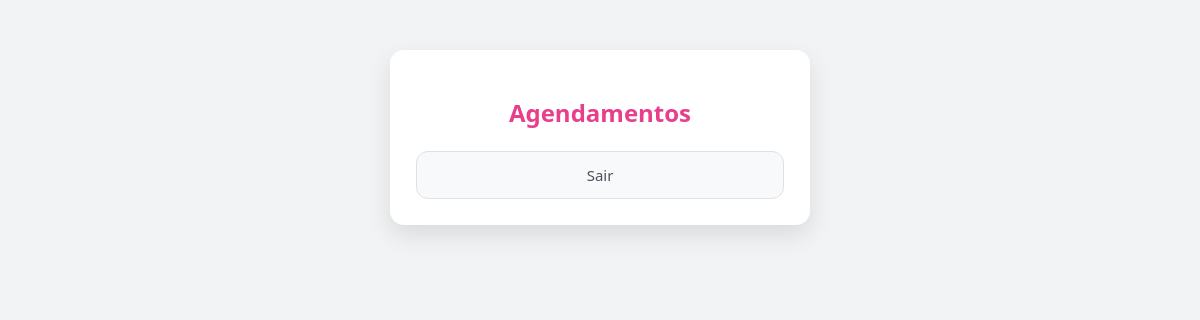
Page /lista (signed in) on the earlier database version.
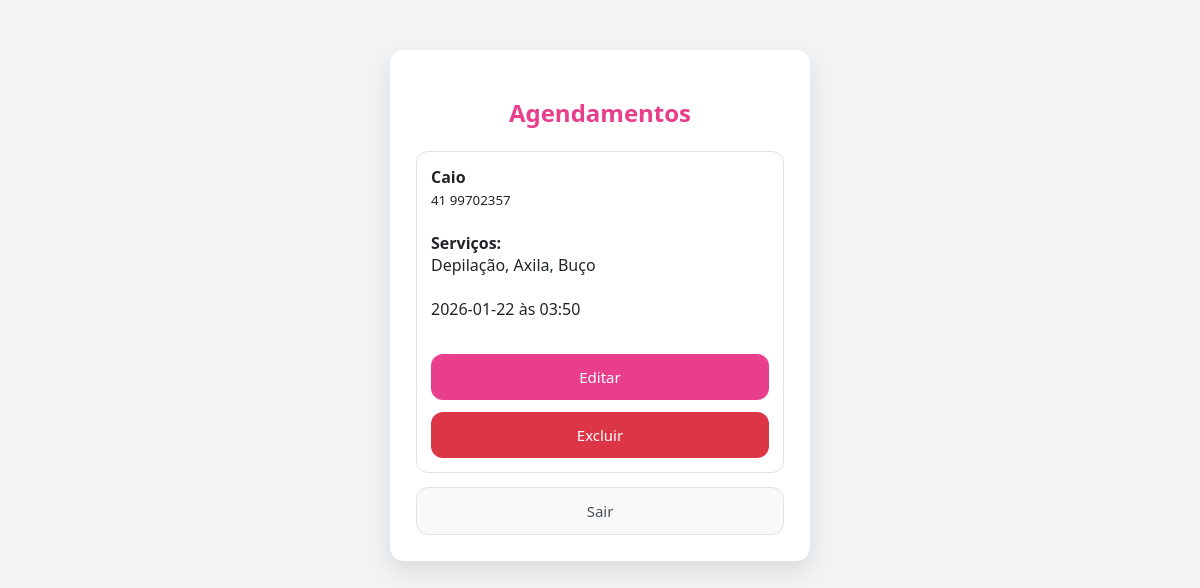
Same page on the later database version.
### tables this page shows
CREATE TABLE agendamentos (
    id INTEGER PRIMARY KEY AUTOINCREMENT,
    nome TEXT NOT NULL,
    telefone TEXT NOT NULL,
    servico TEXT NOT NULL,
    data TEXT NOT NULL,
    horario TEXT NOT NULL
);

### salao.py (the view)
@app.route("/lista")
def lista():
    if not session.get("logado"):
        return redirect("/login")
    conn = conectar()
    cur = conn.cursor()
    cur.execute("SELECT * FROM agendamentos ORDER BY data, horario")
    dados = cur.fetchall()
    conn.close()
    return render_template("lista.html", agendamentos=dados)

### salao.py (called while the page is built)
def conectar():
    return sqlite3.connect(DB)

### templates/lista.html (shortened to what this page needs)
<!DOCTYPE html>
<html>
<head>
    <link rel="stylesheet" href="/static/style.css">
</head>
<body>
<div class="container">
<h2>Agendamentos</h2>
{% for a in agendamentos %}
<div class="item">
    <b>{{ a[1] }}</b><br>
    <small>{{ a[2] }}</small><br><br>
    <b>Serviços:</b><br>
    {{ a[3] }}<br><br>
    {{ a[4] }} às {{ a[5] }}<br><br>
    <a class="btn" href="/editar/{{ a[0] }}">Editar</a>
    <a class="btn danger" href="/excluir/{{ a[0] }}"
       onclick="return confirm('Excluir horário?')">Excluir</a>
</div>
{% endfor %}
<a class="btn secondary" href="/logout">Sair</a>
</div>
</body>
</html>

### static/style.css (style rules this page uses)
* { box-sizing: border-box; font-family: system-ui, -apple-system, BlinkMacSystemFont, "Segoe UI", Arial, sans-serif; }
body { margin: 0; background: #f1f3f5; color: #212529; }
.container { max-width: 420px; margin: 50px auto; background: #ffffff; padding: 26px; border-radius: 14px; box-shadow: 0 10px 25px rgba(0,0,0,0.1); }
h2 { text-align: center; margin-bottom: 22px; color: #e83e8c; font-weight: 600; }
.btn { width: 100%; padding: 13px; border-radius: 12px; font-size: 15px; font-weight: 500; border: none; cursor: pointer; text-align: center; text-decoration: none; display: block; margin-top: 12px; transition: all 0.2s ease; }
.btn { background: #e83e8c; color: #ffffff; }
.btn.secondary { background: #f8f9fa; color: #495057; border: 1px solid #dee2e6; }
.btn.danger { background: #dc3545; color: #ffffff; }
.item { border: 1px solid #dee2e6; border-radius: 12px; padding: 14px; margin-bottom: 14px; background: #ffffff; }

Differences in the rows shown:
added agendamentos: nome "Caio", telefone "41 99702357", servico "Depilação, Axila, Buço", data "2026-01-22", horario "03:50"
